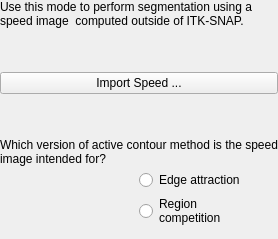
            <widget class="QWidget" name="pgUserSpeed">
             <layout class="QGridLayout" name="gridLayout_7">
              <property name="leftMargin">
               <number>0</number>
              </property>
              <property name="topMargin">
               <number>0</number>
              </property>
              <property name="rightMargin">
               <number>0</number>
              </property>
              <property name="horizontalSpacing">
               <number>0</number>
              </property>
              <property name="verticalSpacing">
               <number>4</number>
              </property>
              <item row="2" column="0" colspan="2">
               <widget class="QPushButton" name="btnLoadSpeed">
                <property name="sizePolicy">
                 <sizepolicy hsizetype="Preferred" vsizetype="Fixed">
                  <horstretch>0</horstretch>
                  <verstretch>0</verstretch>
                 </sizepolicy>
                </property>
                <property name="text">
                 <string>Import Speed ...</string>
                </property>
               </widget>
              </item>
              <item row="6" column="1">
               <widget class="QRadioButton" name="radioButton_2">
                <property name="text">
                 <string>Region
competition</string>
                </property>
               </widget>
              </item>
              <item row="4" column="0" colspan="2">
               <widget class="QLabel" name="label_22">
                <property name="text">
                 <string>Which version of active contour method is the speed image intended for?</string>
                </property>
                <property name="wordWrap">
                 <bool>true</bool>
                </property>
               </widget>
              </item>
              <item row="5" column="0">
               <spacer name="horizontalSpacer_5">
                <property name="orientation">
                 <enum>Qt::Horizontal</enum>
                </property>
                <property name="sizeType">
                 <enum>QSizePolicy::Fixed</enum>
                </property>
                <property name="sizeHint" stdset="0">
                 <size>
                  <width>20</width>
                  <height>20</height>
                 </size>
                </property>
               </spacer>
              </item>
              <item row="0" column="0" colspan="2">
               <widget class="QLabel" name="label_21">
                <property name="styleSheet">
                 <string notr="true"/>
                </property>
                <property name="text">
                 <string>Use this mode to perform segmentation using a speed image  computed outside of ITK-SNAP.</string>
                </property>
                <property name="wordWrap">
                 <bool>true</bool>
                </property>
               </widget>
              </item>
              <item row="5" column="1">
               <widget class="QRadioButton" name="radioButton">
                <property name="text">
                 <string>Edge attraction</string>
                </property>
               </widget>
              </item>
              <item row="1" column="0" colspan="2">
               <spacer name="verticalSpacer_13">
                <property name="orientation">
                 <enum>Qt::Vertical</enum>
                </property>
                <property name="sizeHint" stdset="0">
                 <size>
                  <width>20</width>
                  <height>40</height>
                 </size>
                </property>
               </spacer>
              </item>
              <item row="3" column="0" colspan="2">
               <spacer name="verticalSpacer_12">
                <property name="orientation">
                 <enum>Qt::Vertical</enum>
                </property>
                <property name="sizeHint" stdset="0">
                 <size>
                  <width>20</width>
                  <height>40</height>
                 </size>
                </property>
               </spacer>
              </item>
             </layout>
            </widget>
